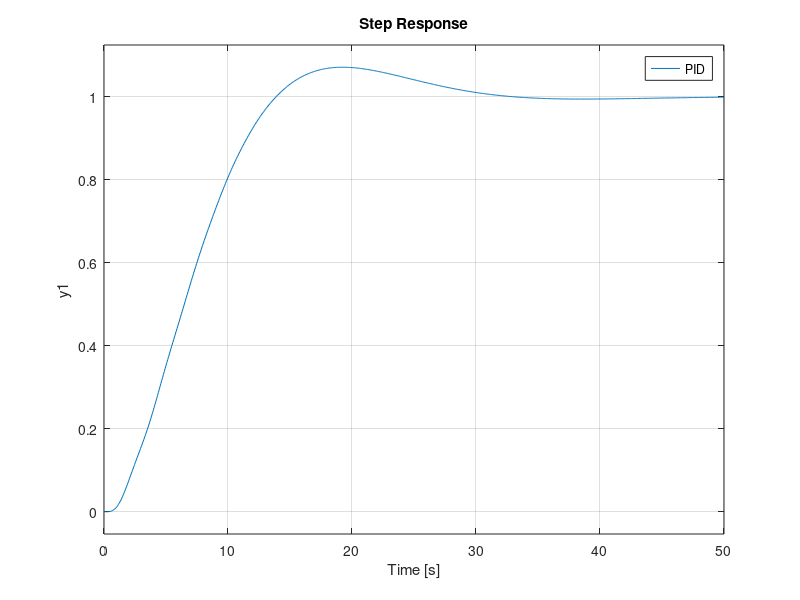

Source code (MATLAB):
clc;
clear;
close all;

s = tf('s');
Gp = 1 / ((s+1)^3);

Kp = 2;
Ti = 4;
Td = 4;
N = 10;
gamma = 1/N;

C1 = 1+(1/(Ti*s))+(Td*s);
C2 = (Td*s)/(1+gamma*Td*s);
C3 = 1+(1/(Ti*s))+C2;
C4 = 1+(1/(Ti*s));
C5 = 1/(Ti*s);
C6 = 1+C2;

% U1 = (C1*Kp) / (1+C1*Kp*Gp);
% U2 = (C3*Kp) / (1+C3*Kp*Gp);
% U3 = (Kp*(C4-C2)) / (1+Kp*Gp*(C4-C2));
% U4 = (Kp*(C5-C6)) / (1+Kp*Gp*(C5-C6));

Gcl1 = (C1*Kp*Gp) / (1+C1*Kp*Gp);   % PID
Gcl2 = (C3*Kp*Gp) / (1+C3*Kp*Gp);   % PID-F

Gcl3 = (C4*Kp*Gp) / (1+C1*Kp*Gp);   % PI-D
Gcl4 = (C4*Kp*Gp) / (1+C3*Kp*Gp);   % PI-DF

Gcl5 = (C5*Kp*Gp) / (1+C1*Kp*Gp);   % I-PD
Gcl6 = (C5*Kp*Gp) / (1+C3*Kp*Gp);   % I-PDF

figure;
hold on;
step(Gcl1);
step(Gcl2);
step(Gcl3);
step(Gcl4);
step(Gcl5);
step(Gcl6);
legend('PID', 'PID-F', 'PI-D', 'PI-DF', 'I-PD', 'I-PDF');
grid on;
